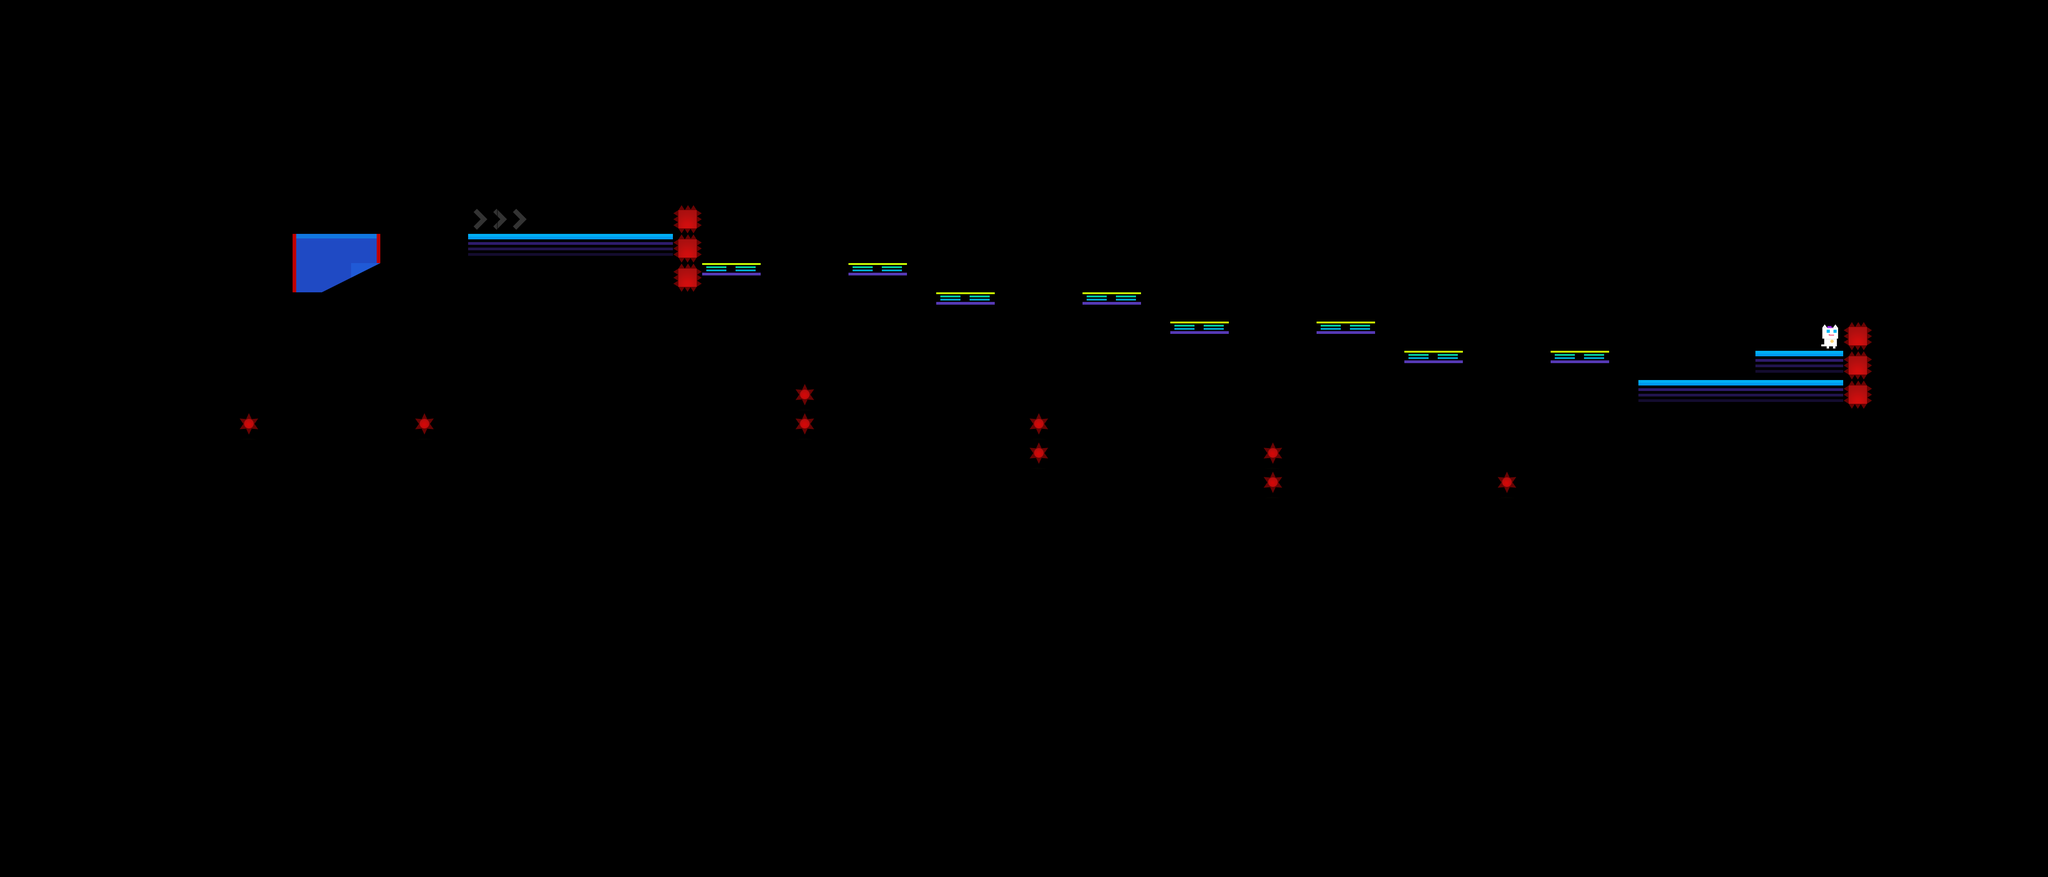

A level layout from a 2D game, rendered from its tile map. Below: a short description, then the map file with tile-grid data replaced by summaries:
An orthogonal 70x30 tile map with 64x64 px tiles, 3 tile layers (main, extra_monster, dangerous) and 145 objects (66x CameraYFreeze, 66x DeadZone, 9x fire, 2x Event, player, ...).

<map version="1.0" orientation="orthogonal" renderorder="right-down" width="70" height="30" tilewidth="64" tileheight="64" nextobjectid="3432">
 <properties>
  <property name="bg" value="lyBG8" />
  <property name="bgm" value="bgm_mini" />
  <property name="fire" value="4" />
 </properties>
 <tileset firstgid="1" name="forest" tilewidth="70" tileheight="70">
  <tileoffset x="-3" y="3" />
  <image source="forest.png" width="700" height="980" />
  <tile id="0">
   <properties>
    <property name="maxX" value="87" />
    <property name="maxY" value="63" />
    <property name="x" value="77" />
    <property name="y" value="61" />
   </properties>
  </tile>
 </tileset>
 <layer name="main" width="70" height="30">
  <data>[2100 cells, 55 non-empty, 9 distinct tile ids]</data>
 </layer>
 <layer name="extra_monster" width="70" height="30">
  <properties>
   <property name="maxX" value="13" />
   <property name="maxY" value="8" />
   <property name="x" value="12" />
   <property name="y" value="7" />
  </properties>
  <data>[2100 cells, 0 non-empty, 0 distinct tile ids]</data>
 </layer>
 <objectgroup name="objConfig">
  <object id="3266" name="-6,0,-10" type="fire" gid="101" x="896" y="960" />
  <object id="3267" name="6,0,-10" type="fire" gid="101" x="512" y="960" />
  <object id="3268" name="-8,0,-12" type="fire" gid="101" x="1728" y="896" />
  <object id="3272" type="player" gid="120" x="704" y="512" />
  <object id="3273" name="-8,0,-12" type="fire" gid="101" x="2240" y="960" />
  <object id="3274" name="-8,0,-12" type="fire" gid="101" x="3264" y="1088" />
  <object id="3275" name="8,0,-12" type="fire" gid="101" x="2752" y="1088" />
  <object id="3276" name="8,0,-12" type="fire" gid="101" x="2240" y="1024" />
  <object id="3277" name="8,0,-12" type="fire" gid="101" x="1728" y="960" />
  <object id="3278" name="-8,0,-12" type="fire" gid="101" x="2752" y="1024" />
  <object id="3429" type="npc" gid="105" x="3968" y="768" />
 </objectgroup>
 <objectgroup name="triggerConfig">
  <object id="3279" type="CameraYFreeze" gid="103" x="960" y="640" />
  <object id="3280" type="DeadZone" gid="104" x="960" y="832" />
  <object id="3281" type="DeadZone" gid="104" x="896" y="832" />
  <object id="3282" type="CameraYFreeze" gid="103" x="896" y="640" />
  <object id="3283" type="DeadZone" gid="104" x="832" y="832" />
  <object id="3284" type="CameraYFreeze" gid="103" x="768" y="640" />
  <object id="3285" type="CameraYFreeze" gid="103" x="832" y="640" />
  <object id="3286" type="DeadZone" gid="104" x="768" y="832" />
  <object id="3287" type="DeadZone" gid="104" x="576" y="832" />
  <object id="3288" type="CameraYFreeze" gid="103" x="512" y="640" />
  <object id="3289" type="CameraYFreeze" gid="103" x="576" y="640" />
  <object id="3290" type="DeadZone" gid="104" x="512" y="832" />
  <object id="3291" type="DeadZone" gid="104" x="704" y="832" />
  <object id="3292" type="CameraYFreeze" gid="103" x="640" y="640" />
  <object id="3293" type="CameraYFreeze" gid="103" x="704" y="640" />
  <object id="3294" type="DeadZone" gid="104" x="640" y="832" />
  <object id="3295" type="DeadZone" gid="104" x="448" y="832" />
  <object id="3296" type="CameraYFreeze" gid="103" x="0" y="640" />
  <object id="3297" type="CameraYFreeze" gid="103" x="320" y="640" />
  <object id="3298" type="DeadZone" gid="104" x="256" y="832" />
  <object id="3299" type="CameraYFreeze" gid="103" x="256" y="640" />
  <object id="3300" type="DeadZone" gid="104" x="192" y="832" />
  <object id="3301" type="CameraYFreeze" gid="103" x="64" y="640" />
  <object id="3302" type="DeadZone" gid="104" x="320" y="832" />
  <object id="3303" type="CameraYFreeze" gid="103" x="384" y="640" />
  <object id="3304" type="CameraYFreeze" gid="103" x="448" y="640" />
  <object id="3305" type="DeadZone" gid="104" x="128" y="832" />
  <object id="3306" type="DeadZone" gid="104" x="384" y="832" />
  <object id="3307" type="CameraYFreeze" gid="103" x="128" y="640" />
  <object id="3308" type="DeadZone" gid="104" x="64" y="832" />
  <object id="3309" type="DeadZone" gid="104" x="0" y="832" />
  <object id="3310" type="CameraYFreeze" gid="103" x="192" y="640" />
  <object id="3311" type="DeadZone" gid="104" x="1920" y="832" />
  <object id="3312" type="CameraYFreeze" gid="103" x="1472" y="704" />
  <object id="3313" type="CameraYFreeze" gid="103" x="1792" y="704" />
  <object id="3314" type="DeadZone" gid="104" x="1728" y="832" />
  <object id="3315" type="CameraYFreeze" gid="103" x="1728" y="704" />
  <object id="3316" type="DeadZone" gid="104" x="1664" y="832" />
  <object id="3317" type="CameraYFreeze" gid="103" x="1536" y="704" />
  <object id="3318" type="DeadZone" gid="104" x="1792" y="832" />
  <object id="3319" type="CameraYFreeze" gid="103" x="1856" y="704" />
  <object id="3320" type="CameraYFreeze" gid="103" x="1920" y="704" />
  <object id="3321" type="DeadZone" gid="104" x="1600" y="832" />
  <object id="3322" type="DeadZone" gid="104" x="1856" y="832" />
  <object id="3323" type="CameraYFreeze" gid="103" x="1600" y="704" />
  <object id="3324" type="DeadZone" gid="104" x="1536" y="832" />
  <object id="3325" type="DeadZone" gid="104" x="1472" y="832" />
  <object id="3326" type="CameraYFreeze" gid="103" x="1664" y="704" />
  <object id="3343" type="DeadZone" gid="104" x="2048" y="896" />
  <object id="3344" type="DeadZone" gid="104" x="2432" y="896" />
  <object id="3345" type="CameraYFreeze" gid="103" x="2304" y="768" />
  <object id="3346" type="CameraYFreeze" gid="103" x="2112" y="768" />
  <object id="3347" type="DeadZone" gid="104" x="2112" y="896" />
  <object id="3348" type="DeadZone" gid="104" x="2176" y="896" />
  <object id="3349" type="CameraYFreeze" gid="103" x="2240" y="768" />
  <object id="3350" type="CameraYFreeze" gid="103" x="2432" y="768" />
  <object id="3351" type="DeadZone" gid="104" x="1984" y="896" />
  <object id="3352" type="DeadZone" gid="104" x="2240" y="896" />
  <object id="3353" type="CameraYFreeze" gid="103" x="2048" y="768" />
  <object id="3354" type="DeadZone" gid="104" x="2304" y="896" />
  <object id="3355" type="CameraYFreeze" gid="103" x="1984" y="768" />
  <object id="3356" type="CameraYFreeze" gid="103" x="2176" y="768" />
  <object id="3357" type="CameraYFreeze" gid="103" x="2368" y="768" />
  <object id="3358" type="DeadZone" gid="104" x="2368" y="896" />
  <object id="3359" type="DeadZone" gid="104" x="2560" y="960" />
  <object id="3360" type="DeadZone" gid="104" x="2944" y="960" />
  <object id="3361" type="CameraYFreeze" gid="103" x="2816" y="832" />
  <object id="3362" type="CameraYFreeze" gid="103" x="2624" y="832" />
  <object id="3363" type="DeadZone" gid="104" x="2624" y="960" />
  <object id="3364" type="DeadZone" gid="104" x="2688" y="960" />
  <object id="3365" type="CameraYFreeze" gid="103" x="2752" y="832" />
  <object id="3366" type="CameraYFreeze" gid="103" x="2944" y="832" />
  <object id="3367" type="DeadZone" gid="104" x="2496" y="960" />
  <object id="3368" type="DeadZone" gid="104" x="2752" y="960" />
  <object id="3369" type="CameraYFreeze" gid="103" x="2560" y="832" />
  <object id="3370" type="DeadZone" gid="104" x="2816" y="960" />
  <object id="3371" type="CameraYFreeze" gid="103" x="2496" y="832" />
  <object id="3372" type="CameraYFreeze" gid="103" x="2688" y="832" />
  <object id="3373" type="CameraYFreeze" gid="103" x="2880" y="832" />
  <object id="3374" type="DeadZone" gid="104" x="2880" y="960" />
  <object id="3375" type="DeadZone" gid="104" x="3072" y="1024" />
  <object id="3376" type="DeadZone" gid="104" x="3456" y="1024" />
  <object id="3377" type="CameraYFreeze" gid="103" x="3328" y="896" />
  <object id="3378" type="CameraYFreeze" gid="103" x="3136" y="896" />
  </objectgroup>
 <layer name="dangerous" width="70" height="30">
  <data>[2100 cells, 5 non-empty, 4 distinct tile ids]</data>
 </layer>
</map>
<!-- 50 of 145 objects omitted -->
